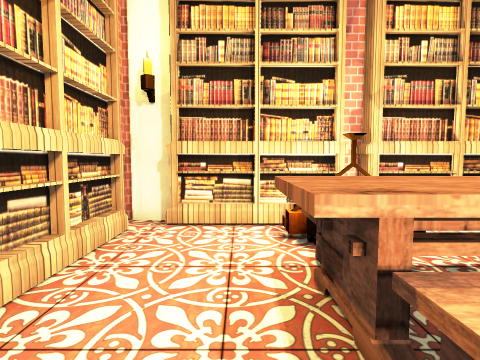
View 1 (above)

12 first-person views from a walk through a 3-D level made in the Unity game engine. The camera is 1.5 m above the floor, tilts 4° down and sees 80° across. The floor is counted in squares, 1 m on a side. Each view is taken from the middle of a square. On the plan, view 1 faces up. The plan holds only what a view shows up to about 14 squares ahead; the rest is blank. Some surface patterns are stand-ins.

View 2
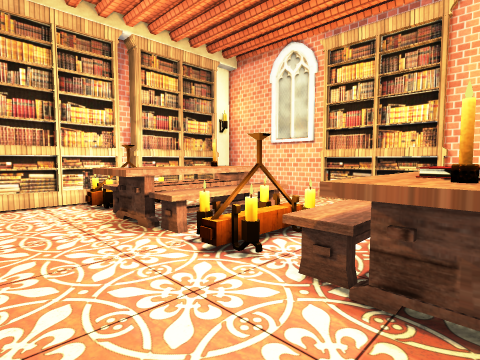

View 3
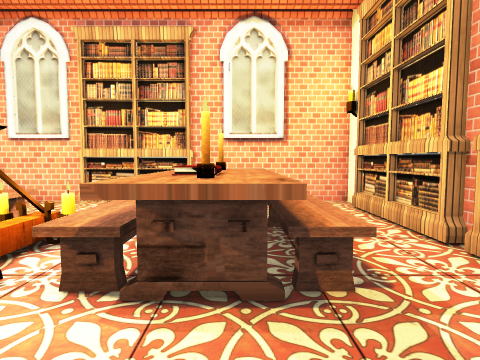

View 4
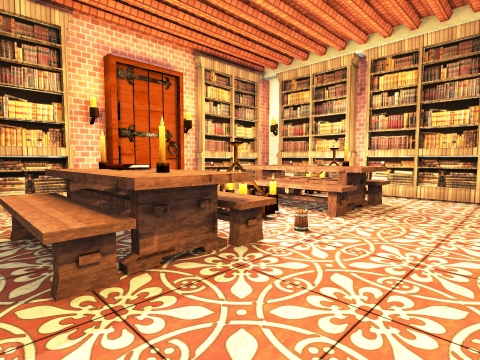

View 5
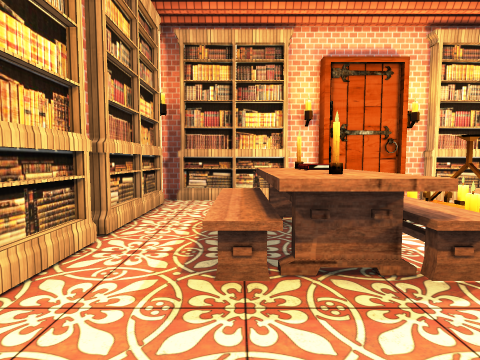

View 6
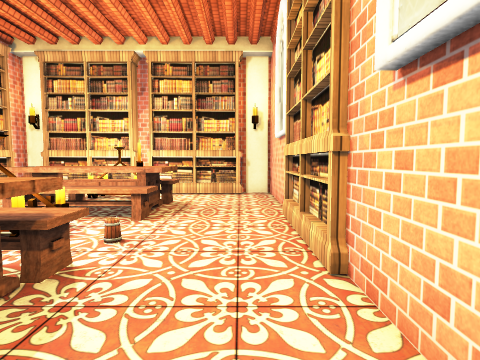

View 7
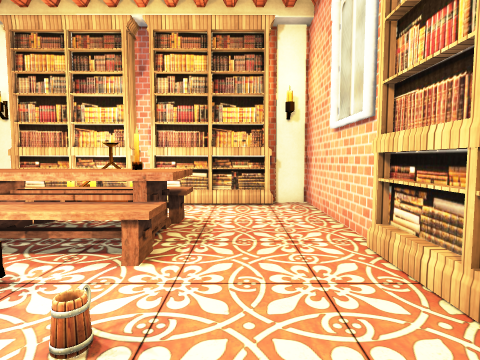

View 8
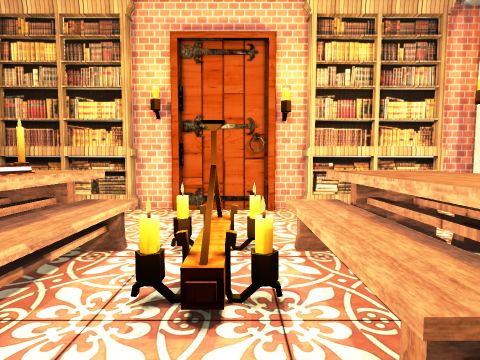

View 9
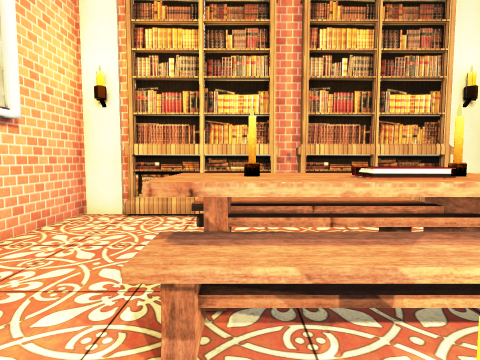

View 10
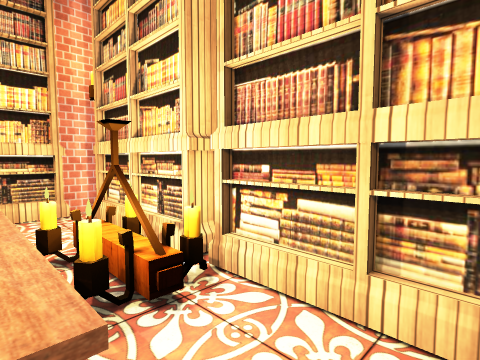

View 11
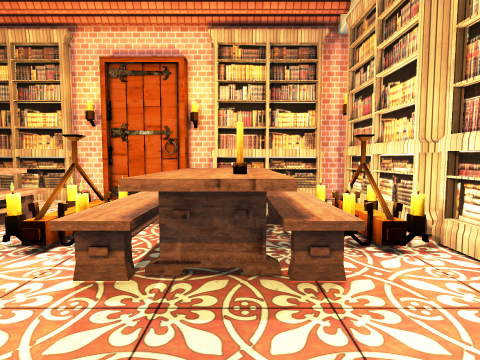

View 12
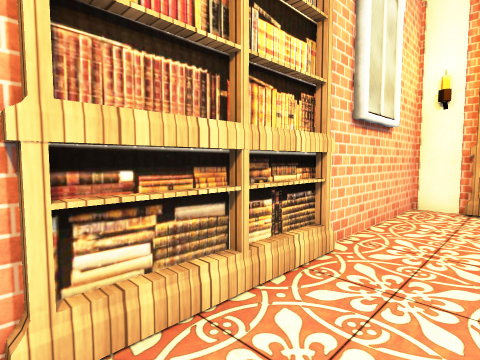

### Floor plan
Points are (right, up) in squares from view 1. A wall is a line through its corners. A room is listed if a view was taken in it or the views show most of it. See-through windows are left out.
Room 1 (views 1, 2, 3, 4, 5, 6, 7, 8, 9, 10, 11, 12)
walls: (-2.5, 0.9) (-2.5, -2); (-2.9, -2) (-2.9, -3.2); (8.4, 2.4) (8.4, 7.1) (7, 7.1); (-2.9, 2.1) (-2.9, 1); (2.5, -7.9) (3.1, -7.9); (7, -7.9) (8.4, -7.9) (8.4, -2.5); (3.1, 7.1) (2.5, 7.1); (-2.9, -7.4) (-2.9, -7.9) (-1.7, -7.9); (-1.6, 7.1) (-3, 7.1); (-2.9, 7.4) (-2.9, 6)
objects: bookshelf (-3, -7) to (-3, -4); bookshelf (-3, 3) to (-3, 5); bookshelf (-1, -8) to (2, -8); bookshelf (-1, 7) to (2, 7); other object (1, -5) to (5, -5); candle (1, -4); other object (1, -3) to (5, -2); other object (1, -1) to (3, 0); other object (1, 1) to (5, 2); other object (1, 3) to (3, 3); other object (1, 4) to (5, 4); other object (1, 5) to (2, 6); books (2, -4) to (2, -3); other object (3, -4); bookshelf (4, -8) to (6, -8); candle (4, -4); candle (4, 3); bookshelf (4, 7) to (6, 7); other object (5, -4); other object (5, 3); bookshelf (8, -2) to (9, 2)

Where each view was taken, in squares from view 1:
view 1: 0 up, 0 right, facing up
view 2: 4 down, 2 left, facing up-right
view 3: 4 down, 2 left, facing right
view 4: 6 down, 8 right, facing up-left
view 5: 5 down, 8 right, facing left
view 6: 6 down, 7 right, facing up
view 7: 3 down, 6 right, facing up
view 8: 0 up, 6 right, facing left
view 9: 0 up, 4 right, facing down
view 10: 4 up, 6 right, facing up-left
view 11: 3 up, 8 right, facing left
view 12: 2 up, 6 right, facing down-right
